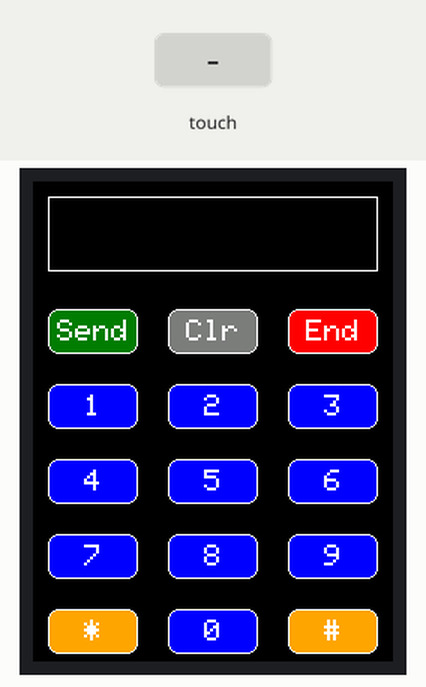
Simulated run of this sketch. Board: Arduino Uno, built with avr-gcc and run on an emulated ATmega328P. Shown: 240×320 colour display. Inputs (shaded band) come from the test bench. What the sketch prints to the serial monitor is not drawn.

Above: at 1.5 s.
1.6 s: touch panel pressed at 87 % / 30 % of its raw x / y range
At 2.1 s:
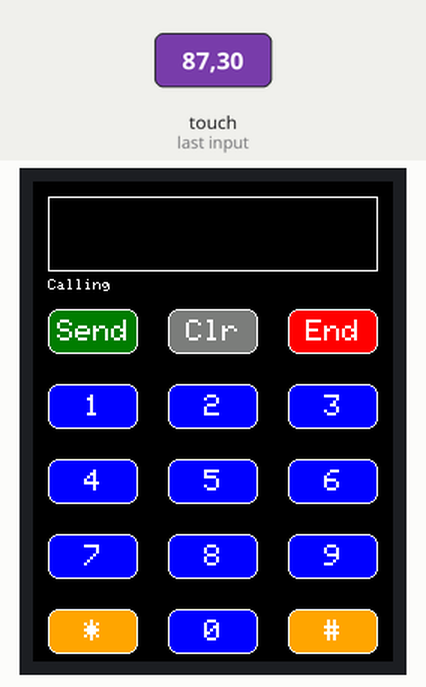
3.2 s: touch panel pressed at 13 % / 30 % of its raw x / y range
At 4.5 s:
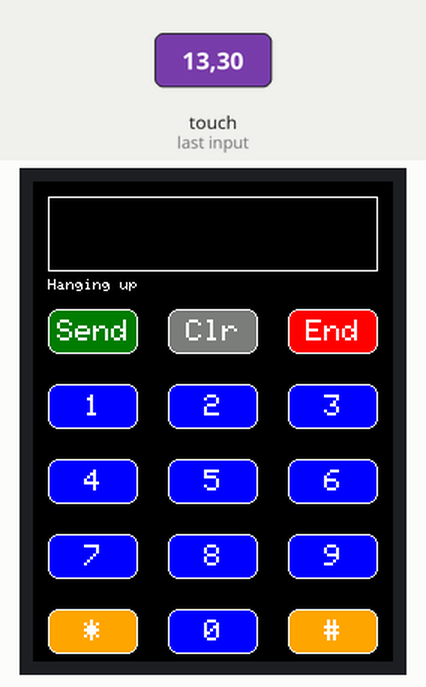
4.8 s: touch panel pressed at 62 % / 30 % of its raw x / y range
At 4.88 s:
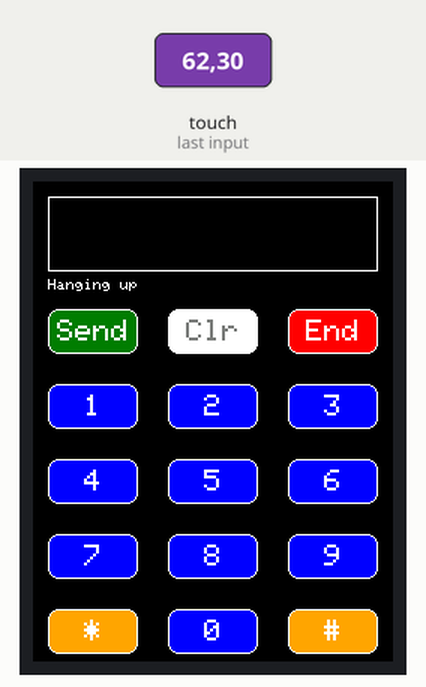
6.4 s: touch panel pressed at 13 % / 30 % of its raw x / y range
At 6.48 s:
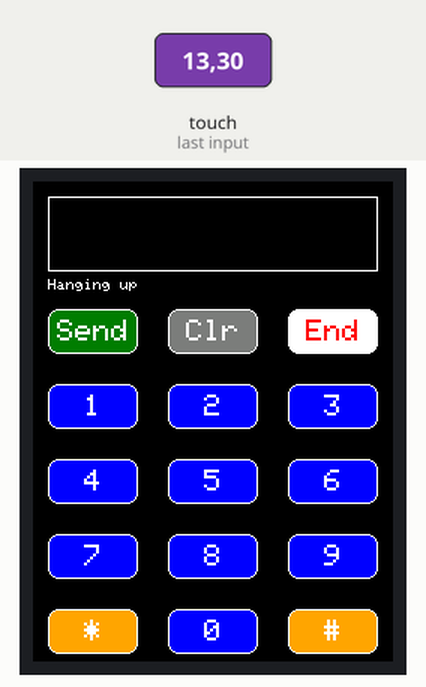
8.0 s: touch panel pressed at 87 % / 30 % of its raw x / y range
At 8.08 s:
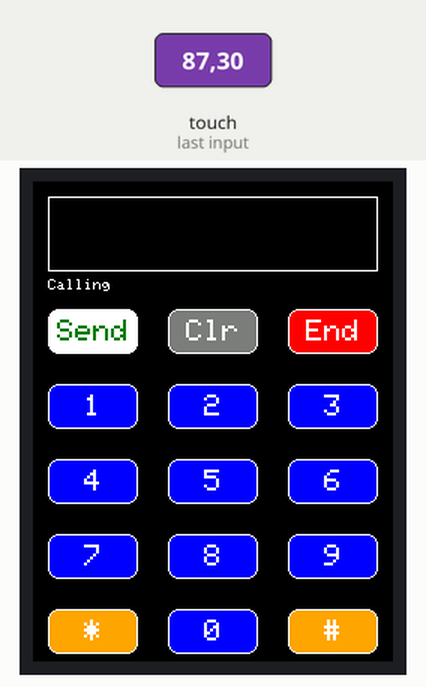
Timing chart, 0 to 10.6 s (numbered marks = the images above; inputs shaded):
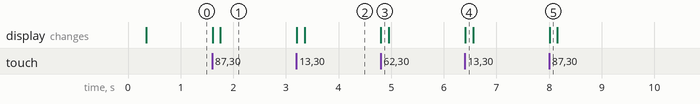

The sketch:

phonecal.ino
```cpp
// IMPORTANT: Adafruit_TFTLCD LIBRARY MUST BE SPECIFICALLY
// CONFIGURED FOR EITHER THE TFT SHIELD OR THE BREAKOUT BOARD.
// SEE RELEVANT COMMENTS IN Adafruit_TFTLCD.h FOR SETUP.
//Technical support:goodtft@163.com

#include <Adafruit_GFX.h>    // Core graphics library
#include <Adafruit_TFTLCD.h> // Hardware-specific library
#include <TouchScreen.h>

// The control pins for the LCD can be assigned to any digital or
// analog pins...but we'll use the analog pins as this allows us to
// double up the pins with the touch screen (see the TFT paint example).
#define LCD_CS A3 // Chip Select goes to Analog 3
#define LCD_CD A2 // Command/Data goes to Analog 2
#define LCD_WR A1 // LCD Write goes to Analog 1
#define LCD_RD A0 // LCD Read goes to Analog 0

#define LCD_RESET A4 // Can alternately just connect to Arduino's reset pin

// When using the BREAKOUT BOARD only, use these 8 data lines to the LCD:
// For the Arduino Uno, Duemilanove, Diecimila, etc.:
//   D0 connects to digital pin 8  (Notice these are
//   D1 connects to digital pin 9   NOT in order!)
//   D2 connects to digital pin 2
//   D3 connects to digital pin 3
//   D4 connects to digital pin 4
//   D5 connects to digital pin 5
//   D6 connects to digital pin 6
//   D7 connects to digital pin 7
// For the Arduino Mega, use digital pins 22 through 29
// (on the 2-row header at the end of the board).

// Assign human-readable names to some common 16-bit color values:
#define	BLACK   0x0000
#define	BLUE    0x001F
#define	RED     0xF800
#define	GREEN   0x07E0
#define CYAN    0x07FF
#define MAGENTA 0xF81F
#define YELLOW  0xFFE0
#define WHITE   0xFFFF

// Color definitions
#define ILI9341_BLACK       0x0000      /*   0,   0,   0 */
#define ILI9341_NAVY        0x000F      /*   0,   0, 128 */
#define ILI9341_DARKGREEN   0x03E0      /*   0, 128,   0 */
#define ILI9341_DARKCYAN    0x03EF      /*   0, 128, 128 */
#define ILI9341_MAROON      0x7800      /* 128,   0,   0 */
#define ILI9341_PURPLE      0x780F      /* 128,   0, 128 */
#define ILI9341_OLIVE       0x7BE0      /* 128, 128,   0 */
#define ILI9341_LIGHTGREY   0xC618      /* 192, 192, 192 */
#define ILI9341_DARKGREY    0x7BEF      /* 128, 128, 128 */
#define ILI9341_BLUE        0x001F      /*   0,   0, 255 */
#define ILI9341_GREEN       0x07E0      /*   0, 255,   0 */
#define ILI9341_CYAN        0x07FF      /*   0, 255, 255 */
#define ILI9341_RED         0xF800      /* 255,   0,   0 */
#define ILI9341_MAGENTA     0xF81F      /* 255,   0, 255 */
#define ILI9341_YELLOW      0xFFE0      /* 255, 255,   0 */
#define ILI9341_WHITE       0xFFFF      /* 255, 255, 255 */
#define ILI9341_ORANGE      0xFD20      /* 255, 165,   0 */
#define ILI9341_GREENYELLOW 0xAFE5      /* 173, 255,  47 */
#define ILI9341_PINK        0xF81F

/******************* UI details */
#define BUTTON_X 40
#define BUTTON_Y 100
#define BUTTON_W 60
#define BUTTON_H 30
#define BUTTON_SPACING_X 20
#define BUTTON_SPACING_Y 20
#define BUTTON_TEXTSIZE 2

// text box where numbers go
#define TEXT_X 10
#define TEXT_Y 10
#define TEXT_W 220
#define TEXT_H 50
#define TEXT_TSIZE 3
#define TEXT_TCOLOR ILI9341_MAGENTA
// the data (phone #) we store in the textfield
#define TEXT_LEN 12
char textfield[TEXT_LEN+1] = "";
uint8_t textfield_i=0;

#define YP A3  // must be an analog pin, use "An" notation!
#define XM A2  // must be an analog pin, use "An" notation!
#define YM 9   // can be a digital pin
#define XP 8   // can be a digital pin

#define TS_MINX 150
#define TS_MINY 120
#define TS_MAXX 920
#define TS_MAXY 940
// We have a status line for like, is FONA working
#define STATUS_X 10
#define STATUS_Y 65


Adafruit_TFTLCD tft(LCD_CS, LCD_CD, LCD_WR, LCD_RD, LCD_RESET);
TouchScreen ts = TouchScreen(XP, YP, XM, YM, 300);
// If using the shield, all control and data lines are fixed, and
// a simpler declaration can optionally be used:
// Adafruit_TFTLCD tft;

Adafruit_GFX_Button buttons[15];
/* create 15 buttons, in classic candybar phone style */
char buttonlabels[15][5] = {"Send", "Clr", "End", "1", "2", "3", "4", "5", "6", "7", "8", "9", "*", "0", "#" };
uint16_t buttoncolors[15] = {ILI9341_DARKGREEN, ILI9341_DARKGREY, ILI9341_RED,
                             ILI9341_BLUE, ILI9341_BLUE, ILI9341_BLUE,
                             ILI9341_BLUE, ILI9341_BLUE, ILI9341_BLUE,
                             ILI9341_BLUE, ILI9341_BLUE, ILI9341_BLUE,
                             ILI9341_ORANGE, ILI9341_BLUE, ILI9341_ORANGE};

void setup(void) {
  Serial.begin(9600);
  Serial.println(F("TFT LCD test"));

#ifdef USE_ADAFRUIT_SHIELD_PINOUT
  Serial.println(F("Using Adafruit 2.4\" TFT Arduino Shield Pinout"));
#else
  Serial.println(F("Using Adafruit 2.4\" TFT Breakout Board Pinout"));
#endif

  Serial.print("TFT size is "); Serial.print(tft.width()); Serial.print("x"); Serial.println(tft.height());

  tft.reset();

  uint16_t identifier = tft.readID();
  if(identifier == 0x9325) {
    Serial.println(F("Found ILI9325 LCD driver"));
  } else if(identifier == 0x9328) {
    Serial.println(F("Found ILI9328 LCD driver"));
  } else if(identifier == 0x4535) {
    Serial.println(F("Found LGDP4535 LCD driver"));
  }else if(identifier == 0x7575) {
    Serial.println(F("Found HX8347G LCD driver"));
  } else if(identifier == 0x9341) {
    Serial.println(F("Found ILI9341 LCD driver"));
  } else if(identifier == 0x8357) {
    Serial.println(F("Found HX8357D LCD driver"));
  } else if(identifier==0x0101)
  {
      identifier=0x9341;
       Serial.println(F("Found 0x9341 LCD driver"));
  }else {
    Serial.print(F("Unknown LCD driver chip: "));
    Serial.println(identifier, HEX);
    Serial.println(F("If using the Adafruit 2.8\" TFT Arduino shield, the line:"));
    Serial.println(F("  #define USE_ADAFRUIT_SHIELD_PINOUT"));
    Serial.println(F("should appear in the library header (Adafruit_TFT.h)."));
    Serial.println(F("If using the breakout board, it should NOT be #defined!"));
    Serial.println(F("Also if using the breakout, double-check that all wiring"));
    Serial.println(F("matches the tutorial."));
    identifier=0x9341;

  }

  tft.begin(identifier);
  tft.setRotation(2);
  tft.fillScreen(BLACK);

  // create buttons
  for (uint8_t row=0; row<5; row++) {
    for (uint8_t col=0; col<3; col++) {
      buttons[col + row*3].initButton(&tft, BUTTON_X+col*(BUTTON_W+BUTTON_SPACING_X),
                 BUTTON_Y+row*(BUTTON_H+BUTTON_SPACING_Y),    // x, y, w, h, outline, fill, text
                  BUTTON_W, BUTTON_H, ILI9341_WHITE, buttoncolors[col+row*3], ILI9341_WHITE,
                  buttonlabels[col + row*3], BUTTON_TEXTSIZE);
      buttons[col + row*3].drawButton();
    }
  }

  // create 'text field'
  tft.drawRect(TEXT_X, TEXT_Y, TEXT_W, TEXT_H, ILI9341_WHITE);


}
// Print something in the mini status bar with either flashstring
void status(const __FlashStringHelper *msg) {
  tft.fillRect(STATUS_X, STATUS_Y, 240, 8, ILI9341_BLACK);
  tft.setCursor(STATUS_X, STATUS_Y);
  tft.setTextColor(ILI9341_WHITE);
  tft.setTextSize(1);
  tft.print(msg);
}
// or charstring
void status(char *msg) {
  tft.fillRect(STATUS_X, STATUS_Y, 240, 8, ILI9341_BLACK);
  tft.setCursor(STATUS_X, STATUS_Y);
  tft.setTextColor(ILI9341_WHITE);
  tft.setTextSize(1);
  tft.print(msg);
}
#define MINPRESSURE 10
#define MAXPRESSURE 1000
void loop(void) {
  /*TSPoint p;
  p = ts.getPoint();
  */
  digitalWrite(13, HIGH);
  TSPoint p = ts.getPoint();
  digitalWrite(13, LOW);

  // if sharing pins, you'll need to fix the directions of the touchscreen pins
  //pinMode(XP, OUTPUT);
  pinMode(XM, OUTPUT);
  pinMode(YP, OUTPUT);
  //pinMode(YM, OUTPUT);

  // we have some minimum pressure we consider 'valid'
  // pressure of 0 means no pressing!

 // p = ts.getPoint();
  /*
  if (ts.bufferSize()) {

  } else {
    // this is our way of tracking touch 'release'!
    p.x = p.y = p.z = -1;
  }*/

  // Scale from ~0->4000 to tft.width using the calibration #'s
  /*
  if (p.z != -1) {
    p.x = map(p.x, TS_MINX, TS_MAXX, 0, tft.width());
    p.y = map(p.y, TS_MINY, TS_MAXY, 0, tft.height());
    Serial.print("("); Serial.print(p.x); Serial.print(", ");
    Serial.print(p.y); Serial.print(", ");
    Serial.print(p.z); Serial.println(") ");
  }*/
   if (p.z > MINPRESSURE && p.z < MAXPRESSURE) {
    // scale from 0->1023 to tft.width
    p.x = map(p.x, TS_MINX, TS_MAXX, tft.width(), 0);
    p.y = (tft.height()-map(p.y, TS_MINY, TS_MAXY, tft.height(), 0));
   }

  // go thru all the buttons, checking if they were pressed
  for (uint8_t b=0; b<15; b++) {
    if (buttons[b].contains(p.x, p.y)) {
      //Serial.print("Pressing: "); Serial.println(b);
      buttons[b].press(true);  // tell the button it is pressed
    } else {
      buttons[b].press(false);  // tell the button it is NOT pressed
    }
  }

  // now we can ask the buttons if their state has changed
  for (uint8_t b=0; b<15; b++) {
    if (buttons[b].justReleased()) {
      // Serial.print("Released: "); Serial.println(b);
      buttons[b].drawButton();  // draw normal
    }

    if (buttons[b].justPressed()) {
        buttons[b].drawButton(true);  // draw invert!

        // if a numberpad button, append the relevant # to the textfield
        if (b >= 3) {
          if (textfield_i < TEXT_LEN) {
            textfield[textfield_i] = buttonlabels[b][0];
            textfield_i++;
	    textfield[textfield_i] = 0; // zero terminate

           // fona.playDTMF(buttonlabels[b][0]);
          }
        }

        // clr button! delete char
        if (b == 1) {

          textfield[textfield_i] = 0;
          if (textfield > 0) {
            textfield_i--;
            textfield[textfield_i] = ' ';
          }
        }

        // update the current text field
        Serial.println(textfield);
        tft.setCursor(TEXT_X + 2, TEXT_Y+10);
        tft.setTextColor(TEXT_TCOLOR, ILI9341_BLACK);
        tft.setTextSize(TEXT_TSIZE);
        tft.print(textfield);

        // its always OK to just hang up
        if (b == 2) {
          status(F("Hanging up"));
          //fona.hangUp();
        }
        // we dont really check that the text field makes sense
        // just try to call
        if (b == 0) {
          status(F("Calling"));
          Serial.print("Calling "); Serial.print(textfield);

          //fona.callPhone(textfield);
        }

      delay(100); // UI debouncing
    }
  }

}
```

Measured:
- after the input at 1.6 s, the display: first changes at once (image 1 shows a later state)
- after the input at 3.2 s, the display: first changes at once (image 2 shows a later state)
- after the input at 4.8 s, the display: changes at once (image 3)
- after the input at 6.4 s, the display: changes at once (image 4)
- after the input at 8.0 s, the display: changes at once (image 5)
